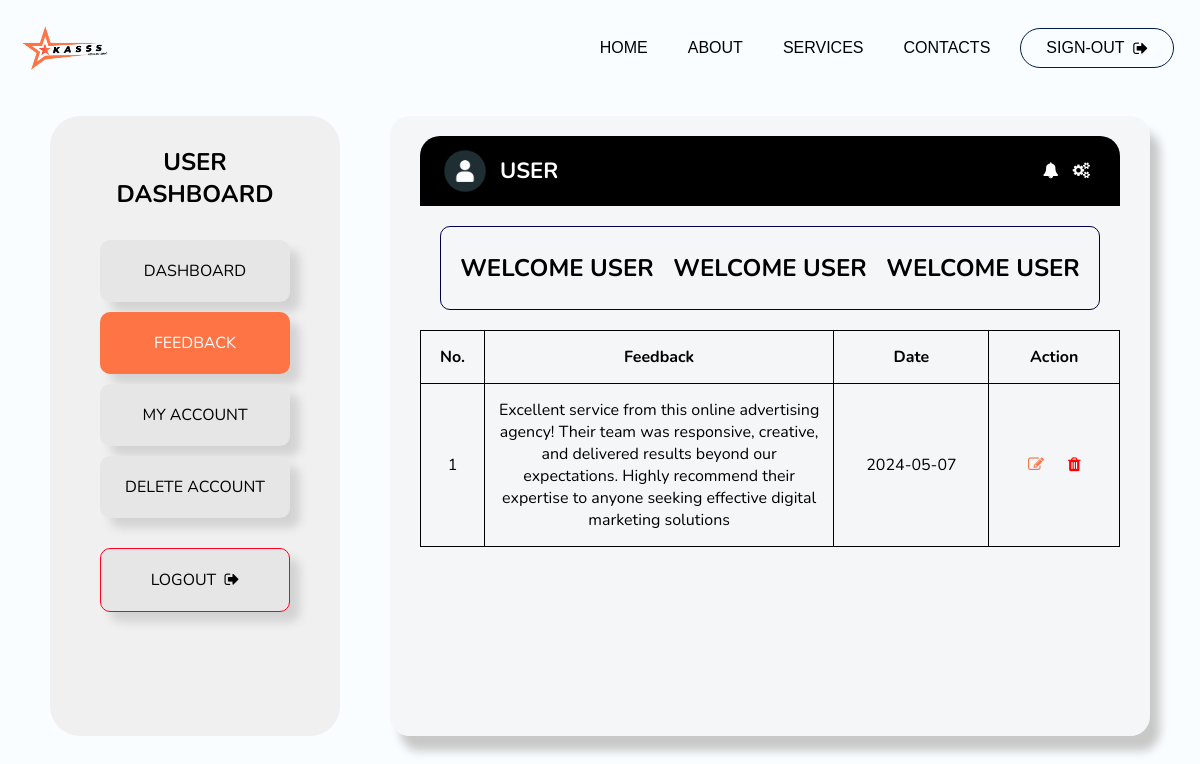
The page /user/feedback.php (signed in) on the database its author committed.
### tables this page shows
CREATE TABLE `users` (
  `id` int(11) NOT NULL,
  `name` varchar(255) NOT NULL,
  `email` varchar(255) NOT NULL,
  `phoneNumber` varchar(20) NOT NULL,
  `username` varchar(50) NOT NULL,
  `password` varchar(255) NOT NULL,
  `feedback` int(11) NOT NULL DEFAULT 0,
  `post` text NOT NULL DEFAULT 'customer'
);

CREATE TABLE `feedback` (
  `id` int(11) NOT NULL,
  `userID` int(11) NOT NULL,
  `email` varchar(255) NOT NULL,
  `feedback` text NOT NULL,
  `date` date NOT NULL
);

### user/feedback.php (the view, shortened to what this page needs)
<?php
$id = $_SESSION['userid'];
$email = $_SESSION['email'];
require_once('../config.php');
$sql = mysqli_query($conn,"SELECT * FROM users WHERE id='$id' AND email = '$email';");
$row = mysqli_fetch_assoc($sql);
$feedback = mysqli_query($conn,"SELECT * FROM feedback WHERE email = '$email' AND userID = '$id';");
$result = mysqli_fetch_assoc($feedback);
?>
<!DOCTYPE html>
<html>
<head>
	<link rel="stylesheet" type="text/css" href="css/feedback_style.css">
	<link rel="stylesheet" href="https://cdnjs.cloudflare.com/ajax/libs/font-awesome/4.7.0/css/font-awesome.min.css">
</head>
<body>
    <header class="header">
        <div class="brand">
            <img src="../content/images/logo-width.png" alt="logo" class="brand-logo">
        </div>
        <nav class="navbar" id="navMenu">
            <div class="nav-content">
                <a href="../index.php" class="nav-item">Home</a>
                <a href="../about.php" class="nav-item">About</a>
                <a href="../services.php" class="nav-item">Services</a>
                <a href="../contacts.php" class="nav-item">Contacts</a>
                <a href="logout.php" class="nav-item nav-button">Sign-out &nbsp<i class="fa fa-sign-out"></i></a>
            </div>
        </nav>
    </header>
    <main>
        <div class="container">
            <div class="side-nav">
                <h2>User Dashboard</h2>
                <ul class="side-nav-bar">
                    <a href="index.php" class="side-nav-link"><li class="side-nav-item">Dashboard</li></a>
                    <a href="feedback.php" class="side-nav-link"><li class="side-nav-item sub-active">Feedback</li></a>
                    <a href="profile.php" class="side-nav-link"><li class="side-nav-item">My Account</li></a>
                    <a href="delete.php" class="side-nav-link"><li class="side-nav-item">Delete Account</li></a>
                    <a href="logout.php" class="side-nav-link"><li class="side-nav-item side-nav-logout">Logout &nbsp<i class="fa fa-sign-out"></i></li></a>
                </ul>
            </div>
            <div class="content">
                <div class="top">
                    <div class="account">
                        <img src="images/avatar.png" alt="user avatar">
                        <h3><?php echo $row['username']; ?></h3>
                    </div>
                    <div class="icons">
                        <i class="fa fa-bell"></i>
                        <a href="profile.php" style="color: white;"><i class="fa fa-cogs"></i></a>
                    </div>
                </div>
                <div class="middle">
                    <div class="box">
                        <marquee>
                            <h2> Welcome <?php echo $row['name']; ?>  &nbsp Welcome <?php echo $row['name']; ?> &nbsp Welcome <?php echo $row['name']; ?></h2>
                        </marquee>
                    </div>
                </div>
                <div class="bottom">
                    <div class="feedback-details">
                        <?php if ($row['feedback'] == 0) { ?>
                            <div class="new-feedback">
                                <form action="feedback.inc.php" method="POST">
                                    <div class="form-group">
                                        <label for="id"><i class="fa fa-user"></i> User ID</label><br>
                                        <input type="text" name="id" class="form-item" value="<?php echo $row['id'] ?>" readonly>
                                    </div>
                                    <div class="form-group">
                                        <label for="email"><i class="fa fa-envelope"></i> Email</label><br>
                                        <input type="email" name="email" class="form-item" value="<?php echo $row['email'] ?>" readonly>
                                    </div>
                                    <div class="form-group">
                                        <label for="email"><i class="fa fa-bars"></i> Message</label><br>
                                        <textarea name="feedback" class="form-item-fb" placeholder="Enter your feedback here...." required></textarea>
                                    </div>
                                    <input type="submit" name="submit" class="form-submit-btn">
                                </form>
                            </div>
                        <?php } else{ ?>
                            <div class="old-feedback">
                                <table class="feedback_table" border="1" width="100%">
                                    <tr>
                                        <th>No.</th>
                                        <th>Feedback</th>
                                        <th>Date</th>
                                        <th>Action</th>
                                    </tr>
                                    <tr>
                                        <td>1</td>
                                        <td id="content"><?php echo $result['feedback']; ?></td>
                                        <td><?php echo $result['date']; ?></td>
                                        <td id="action_btn">
                                            <a href="edit_feedback.php" id="edit"><i class="fa fa-edit"></i></a>
                                            <a href="delete_feedback.php?delete=true&feedbackid=<?php echo $result['id']; ?>" id="delete"><i class="fa fa-trash"></i></a>
                                        </td>
                                    </tr>
                                </table>
                            </div>
                        <?php }?>
                    </div>
                </div>
            </div>
        </div>
    </main>
</body>
</html>

### user/css/feedback_style.css (style rules this page uses)
:root { --primary-blue: #3D5A80; --light-blue: #6D98BA; --dark-blue: #001e4e; --gray: #A8BACC; --yellow: #FFD166; --green: #4CAF50; --red: #E57373; --logo1: #ff7445; }
* { margin: 0; }
body { background-color: rgb(249, 253, 255); font-family: "Nunito", sans-serif; }
.header { display: flex; justify-content: space-between; align-items: center; padding: 1rem; height: 8vh; }
.brand { display: flex; align-items: center; }
.brand-logo { height: 15%; width: 100px; }
.navbar { display: flex; align-items: center; flex: 1; justify-content: flex-end; }
.nav-content { display: flex; align-items: center; }
.nav-item { color: #000000; text-decoration: none; padding: 20px 10px; height: 100%; display: flex; align-items: center; font-family: sans-serif; font-size: 16px; margin: 0px 10px; text-transform: uppercase; }
.nav-item.nav-button { background-color: transparent; border-radius: 30px; border: var(--dark-blue) 1px solid; padding: 10px 25px; text-align: center; color: #000000; }
.container { display: flex; }
.side-nav { width: 250px; padding: 30px 50px; margin: 20px 50px; background-color: rgb(240, 240, 240); border-radius: 30px; min-height: 70vh; }
.side-nav h2 { text-align: center; text-transform: uppercase; }
.side-nav-bar { list-style: none; margin-block-start: 0em; margin-block-end: 0em; margin-inline-start: 0px; margin-inline-end: 0px; padding-inline-start: 0px; margin-top: 30px; }
.side-nav-bar .side-nav-item { padding: 20px 20px; text-align: center; background-color: rgb(230, 230, 230); margin-top: 10px; border-radius: 10px; box-shadow: lightgray 10px 10px 10px; color: black; }
.side-nav-link { text-decoration: none; text-transform: uppercase; }
.side-nav-item.sub-active { background-color: var(--logo1) !important; color: white; }
.side-nav-item.side-nav-logout { margin-top: 30px; padding: 20px 20px; text-align: center; border-radius: 10px; box-shadow: lightgray 10px 10px 10px; border: #ff0020 solid 1px; }
.content { flex: 1; background-color: rgba(240, 240, 240, 0.5); width: 100%; padding: 20px 30px; margin-top: 20px; margin-right: 50px; margin-bottom: 20px; border-radius: 20px; box-shadow: rgb(200, 200, 200) 10px 15px 10px; }
.content .top { display: flex; justify-content: space-between; align-items: center; background-color: black; padding: 10px 20px; border-top-left-radius: 20px; border-top-right-radius:20px }
.content .top .account { display: flex; align-items: center; }
.account img { width: 50px; height: 50px; border-radius: 50%; margin-right: 10px; }
.account h3 { color: white; font-size: 22px; text-transform: uppercase; }
.top .icons { color: white; }
.icons i { cursor: pointer; margin-right: 10px; }
.middle { display: flex; flex-direction: row; justify-content: center; align-items: center; padding: 20px; }
.middle .box { width: 100%; padding: 25px 10px; text-align: center; border: 1px solid rgb(0, 0, 70); border-radius: 10px; text-transform: uppercase; }
.feedback-details { display: flex; justify-content: center; }
.feedback_table { border: 1px solid black; border-collapse: collapse; width: 700px; }
th, td { padding: 15px 10px; text-align: center; }
#content { width: 50%; }
#action_btn a { margin: 0px 10px; }
#edit { color: #ff7445; }
#delete { color: red; }

### rows shown on the page
users: username "USER", name "USER"
feedback: feedback "Excellent service from this online advertising agency! Their team was responsive, creative, and delivered results beyond our expectations. Highly recommend their expertise to anyone seeking effective digital marketing solutions", date "2024-05-07"
